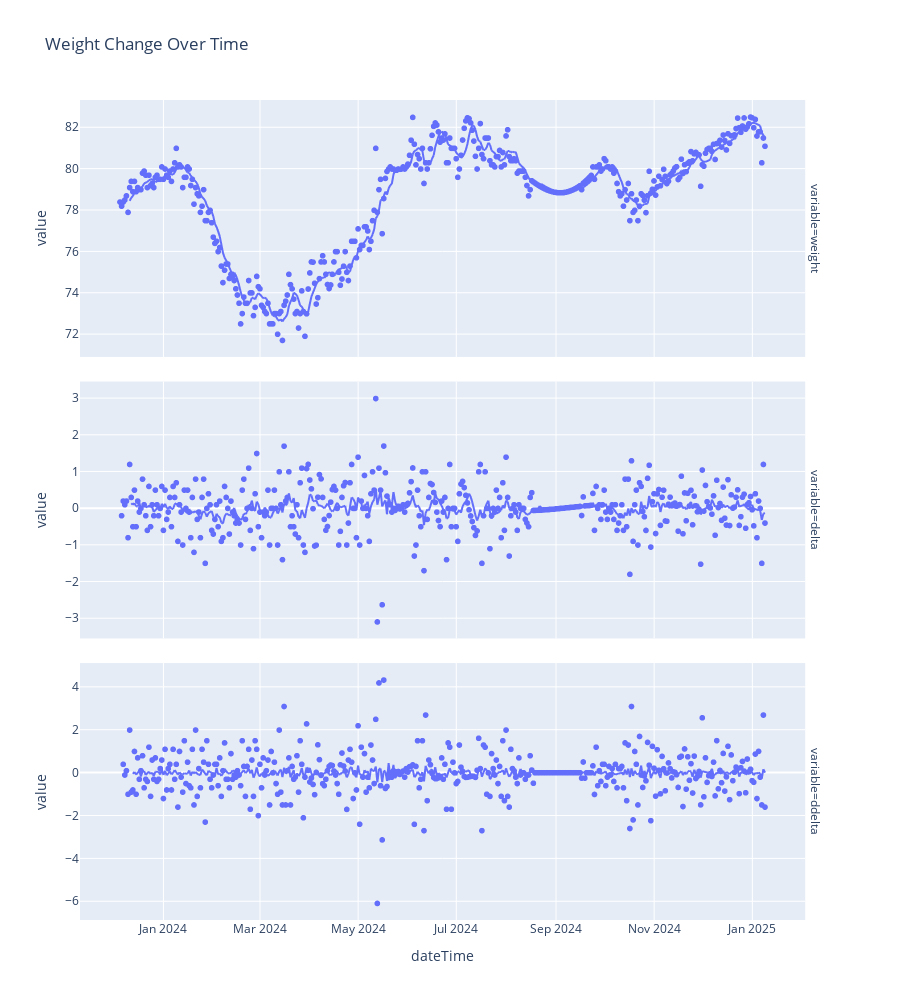

The code cell stored with this chart in its notebook:
### Code cell
conn = sqlite3.connect('data/database.db')
c = conn.cursor()

df = (
    pd.read_sql_query("SELECT * FROM fitbit", conn)
      .assign(
                dateTime=lambda x: pd.to_datetime(x.dateTime),
                scrapeTime=lambda x: pd.to_datetime(x.scrapeTime)
      )
)

(
    df.loc[df.scrapeTime == df.groupby('dateTime').scrapeTime.transform('max')]
    .sort_values('dateTime',ignore_index=True,ascending=True)
    .assign(delta = lambda x: x.weight.diff())
    .assign(ddelta = lambda x: x.delta.diff())
    .melt(id_vars=['dateTime'],value_vars=['weight','delta','ddelta'],var_name='variable',value_name='value')
    .plot(x='dateTime', y='value', facet_row = 'variable',title='Weight Change Over Time',kind = 'scatter',trendline='rolling',trendline_options=dict(window=7),height = 1000)
    .update_yaxes(matches=None)
)

### Figure 1 — Plotly figure (JSON) as saved in the notebook; plotly's stock layout.template omitted (floating-point values rounded to 4 significant figures; data arrays with more than 128 entries replaced by an {"elided": "..."} marker saying what was removed)
{"data": [{"hovertemplate": "variable=weight<br>dateTime=%{x}<br>value=%{y}<extra></extra>", "legendgroup": "", "marker": {"color": "#636efa", "symbol": "circle"}, "mode": "markers", "name": "", "showlegend": false, "type": "scattergl", "x": {"elided": "402 str values"}, "xaxis": "x3", "y": {"elided": "402 float values"}, "yaxis": "y3"}, {"hovertemplate": "<b>Rolling mean trendline</b><br><br>variable=weight<br>dateTime=%{x}<br>value=%{y} <b>(trend)</b><extra></extra>", "legendgroup": "", "marker": {"color": "#636efa", "symbol": "circle"}, "mode": "lines", "name": "", "showlegend": false, "type": "scattergl", "x": {"elided": "402 str values"}, "xaxis": "x3", "y": {"elided": "402 float values"}, "yaxis": "y3"}, {"hovertemplate": "variable=delta<br>dateTime=%{x}<br>value=%{y}<extra></extra>", "legendgroup": "", "marker": {"color": "#636efa", "symbol": "circle"}, "mode": "markers", "name": "", "showlegend": false, "type": "scattergl", "x": {"elided": "402 str values"}, "xaxis": "x2", "y": {"elided": "402 float values"}, "yaxis": "y2"}, {"hovertemplate": "<b>Rolling mean trendline</b><br><br>variable=delta<br>dateTime=%{x}<br>value=%{y} <b>(trend)</b><extra></extra>", "legendgroup": "", "marker": {"color": "#636efa", "symbol": "circle"}, "mode": "lines", "name": "", "showlegend": false, "type": "scattergl", "x": {"elided": "401 str values"}, "xaxis": "x2", "y": {"elided": "401 float values"}, "yaxis": "y2"}, {"hovertemplate": "variable=ddelta<br>dateTime=%{x}<br>value=%{y}<extra></extra>", "legendgroup": "", "marker": {"color": "#636efa", "symbol": "circle"}, "mode": "markers", "name": "", "showlegend": false, "type": "scattergl", "x": {"elided": "402 str values"}, "xaxis": "x", "y": {"elided": "402 float values"}, "yaxis": "y"}, {"hovertemplate": "<b>Rolling mean trendline</b><br><br>variable=ddelta<br>dateTime=%{x}<br>value=%{y} <b>(trend)</b><extra></extra>", "legendgroup": "", "marker": {"color": "#636efa", "symbol": "circle"}, "mode": "lines", "name": "", "showlegend": false, "type": "scattergl", "x": {"elided": "400 str values"}, "xaxis": "x", "y": {"elided": "400 float values"}, "yaxis": "y"}], "layout": {"annotations": [{"font": {}, "showarrow": false, "text": "variable=ddelta", "textangle": 90, "x": 0.98, "xanchor": "left", "xref": "paper", "y": 0.1567, "yanchor": "middle", "yref": "paper"}, {"font": {}, "showarrow": false, "text": "variable=delta", "textangle": 90, "x": 0.98, "xanchor": "left", "xref": "paper", "y": 0.5, "yanchor": "middle", "yref": "paper"}, {"font": {}, "showarrow": false, "text": "variable=weight", "textangle": 90, "x": 0.98, "xanchor": "left", "xref": "paper", "y": 0.8433, "yanchor": "middle", "yref": "paper"}], "height": 1000, "legend": {"tracegroupgap": 0}, "title": {"text": "Weight Change Over Time"}, "xaxis": {"anchor": "y", "domain": [0, 0.98], "title": {"text": "dateTime"}}, "xaxis2": {"anchor": "y2", "domain": [0, 0.98], "matches": "x", "showticklabels": false}, "xaxis3": {"anchor": "y3", "domain": [0, 0.98], "matches": "x", "showticklabels": false}, "yaxis": {"anchor": "x", "domain": [0, 0.3133], "title": {"text": "value"}}, "yaxis2": {"anchor": "x2", "domain": [0.3433, 0.6567], "title": {"text": "value"}}, "yaxis3": {"anchor": "x3", "domain": [0.6867, 1.0], "title": {"text": "value"}}}}
